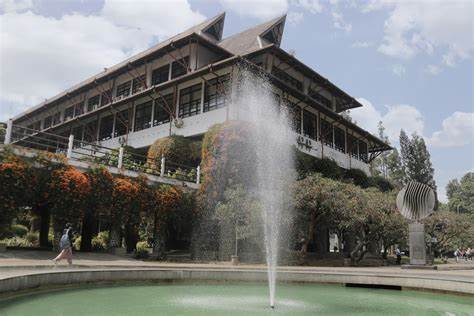
#> input picture OIP.jpg, 474 x 316 px
$ jupyter execute 'Image Compression.ipynb'
#> lines starting #> are read from the running program, lines starting #| are printed output that depends on the picture
[cell 1]
from matplotlib.image import imread
import matplotlib.pyplot as plt
import numpy as np
import os
import cv2
plt.rcParams['figure.figsize']=[16,8]

A=imread('OIP.jpg')
#> A is the input picture: shape (316, 474, 3); mean R, G, B 122.5, 124, 121.7
X=np.mean(A, -1) #Convert RGB to greyscale
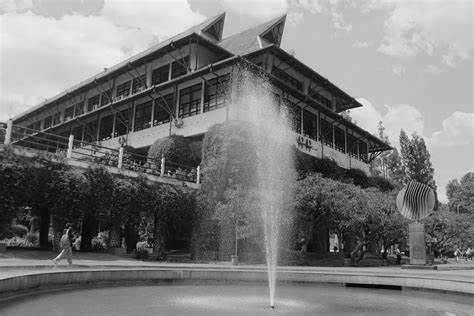
#> X: shape (316, 474) float64; min 0, max 249.3, mean 122.7
img=plt.imshow(X)
img.set_cmap('gray')
plt.axis('off')
plt.show()

[cell 2]
U, S, VT = np.linalg.svd(X, full_matrices=False)
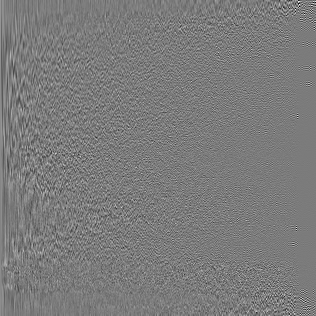
#> U: shape (316, 316) float64; min -0.424, max 0.451, mean 0.000217; drawn with min black and max white
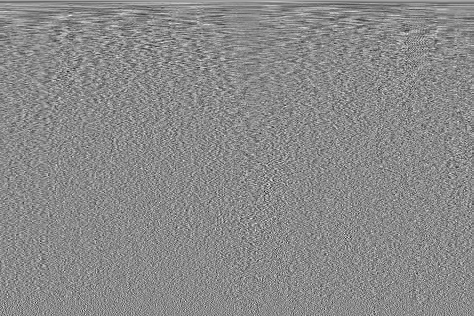
#> VT: shape (316, 474) float64; min -0.27, max 0.227, mean 0.000156; drawn with min black and max white
#> S = 316 values, max 50813.7 at index 0, min 2.86 at index 315, mean 570.6
S=np.diag(S)
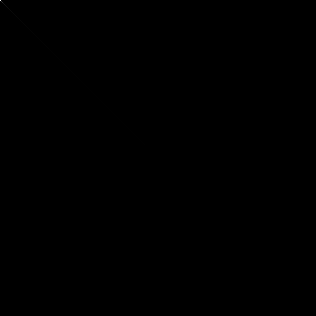
#> S: shape (316, 316) float64; min 0, max 50813.7, mean 1.8; drawn with min black and max white

[cell 3]
len(S)
#> Out = 316

[cell 4]
j=0
for r in (5,20,100):
    #construct approximate image
    Xapprox = U[:,:r] @ S[0:r, :r] @VT[:r,:]
    plt.figure(j+1)
    j+=1
    img = plt. imshow(Xapprox)
    img.set_cmap('gray')
    plt.axis('off')
    plt.title('r='+ str(r))
    plt.show()
#> this loop made 3 passes
#> pass 1, `Xapprox = U[:,:r] @ S[0:r, :r] @VT[:r,:]`:
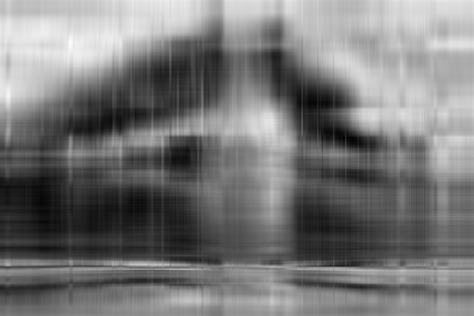
#> Xapprox: shape (316, 474) float64; min -0.304, max 261.9, mean 122.7; drawn with min black and max white
#> pass 2, `Xapprox = U[:,:r] @ S[0:r, :r] @VT[:r,:]`:
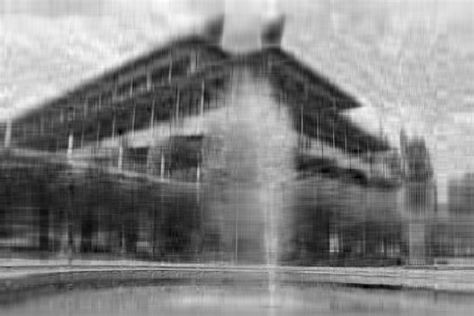
#> Xapprox: shape (316, 474) float64; min -17.63, max 254.6, mean 122.7; drawn with min black and max white
#> after the loop, j = 3

[cell 5]
plt.figure(1)
plt.semilogy(np.diag(S))
plt.title('Singular Values')
plt.show()
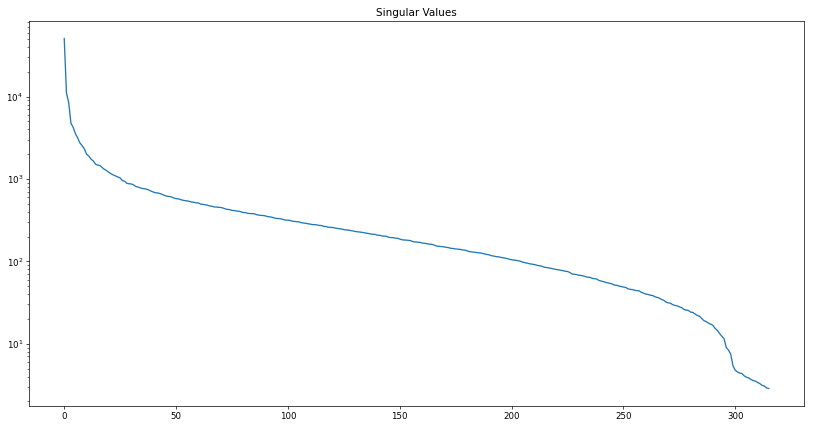
#> figure drawn by matplotlib, 1 panel; curve peaks at x = 0, y = 50813.7

[cell 6]
#create gif
from PIL import Image, ImageDraw

[cell 7]
images = []

j=0
for r in (5,20,100):
    #construct approximate image
    Xapprox = U[:,:r] @ S[0:r, :r] @VT[:r,:]
    plt.figure(j+1)
    j+=1
    img = plt. imshow(Xapprox)
    img.set_cmap('gray')
    plt.axis('off')
    plt.title('r='+ str(r))
    plt.show()
    images.append(img)
#> after the loop, images = 3 items; j = 3

$ run again, with FOTO.jpg copied over OIP.jpg
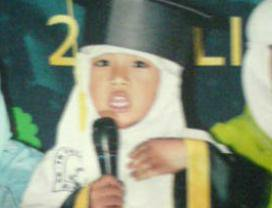
#> input picture FOTO.jpg, 272 x 208 px
#> A is the input picture: shape (208, 272, 3); mean R, G, B 131.8, 141.4, 120.5
#> `U, S, VT = np.linalg.svd(X, full_matrices=False)`: S = 208 values, max 32833.9 at index 0, min 1.15 at index 207, mean 384.9
#> Out = 208
#> the loop `for r in (5,20,100):` made 3 passes
#> pass 1, `Xapprox = U[:,:r] @ S[0:r, :r] @VT[:r,:]`:
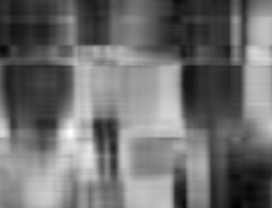
#> Xapprox: shape (208, 272) float64; min 4, max 296.9, mean 131.2; drawn with min black and max white
#> after the loop `for r in (5,20,100):`: j = 3
#> `plt.show()`:
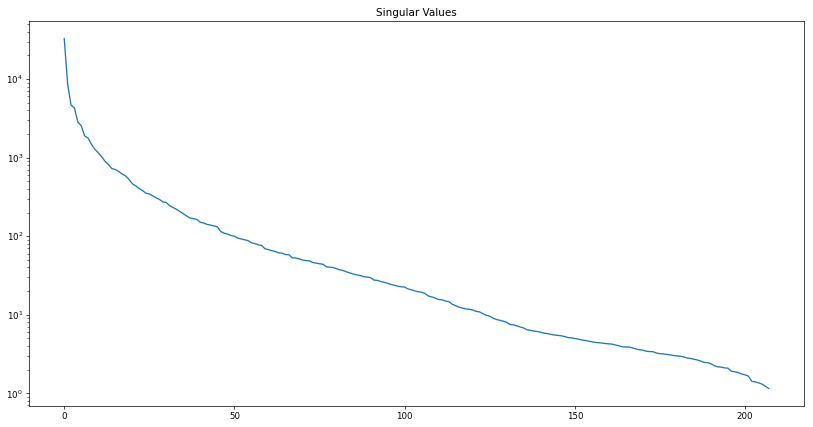
#> figure drawn by matplotlib, 1 panel; curve peaks at x = 0, y = 32833.9
#> after the loop `for r in (5,20,100):`: images = 3 items; j = 3
